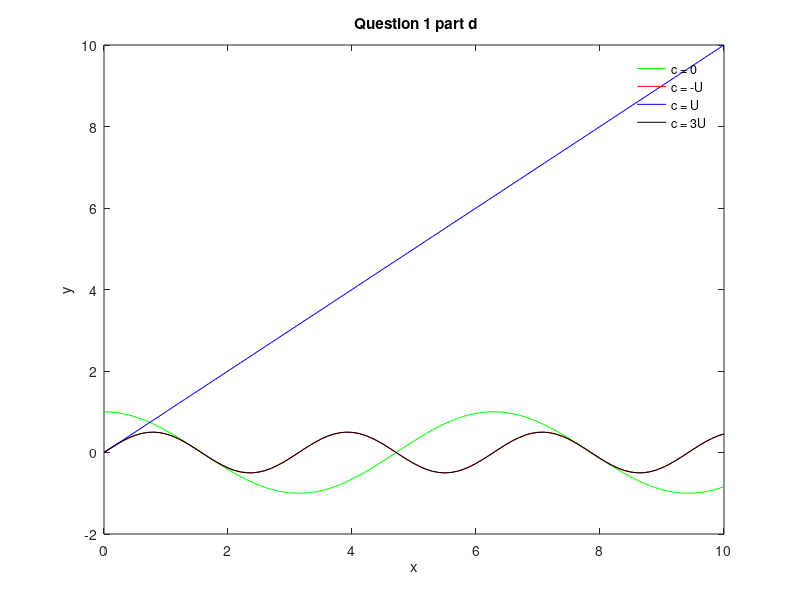

This chart was generated by the following MATLAB code:

t = 0:0.1:10;
U = 1;
A = 1;
k = 1;
c1 = -U;
c0 = 0;
c2 = U;
c3 = 3*U;
%(x,y) = (Ut, (Ak/c)*(sin[k(x-ct)] - sin[k(x)] )
x = 0*t;
y0 = 0*t;
y2 = y0; y1=y0; y3 = y0;

x(:) = t(:)*U;
%for c = U, x = Ut, y = Ak/U sin(k(x -U*t))= Ak/U * sin(k(Ut-Ut));
%c = ?U, 0, U, and 3U
y0(:) = (A*k/U)*cos(k*U*t(:));
y1(:) = (A*k/(U-c1))*(sin(k*(U-c1)*t(:))); 
y2(:) = (A*k^2*t(:)); 
y3(:) = (A*k/(U-c3))*(sin(k*(U-c3)*t(:)));

figure(1);
plot(x,y0, 'g');
hold on
plot(x,y1, 'r');
plot(x,y2, 'b');
plot(x,y3, 'k');
legend('c = 0', 'c = -U' , 'c = U', 'c = 3U');
legend boxoff
xlabel('x');
ylabel('y');
title(' Question 1 part d');
